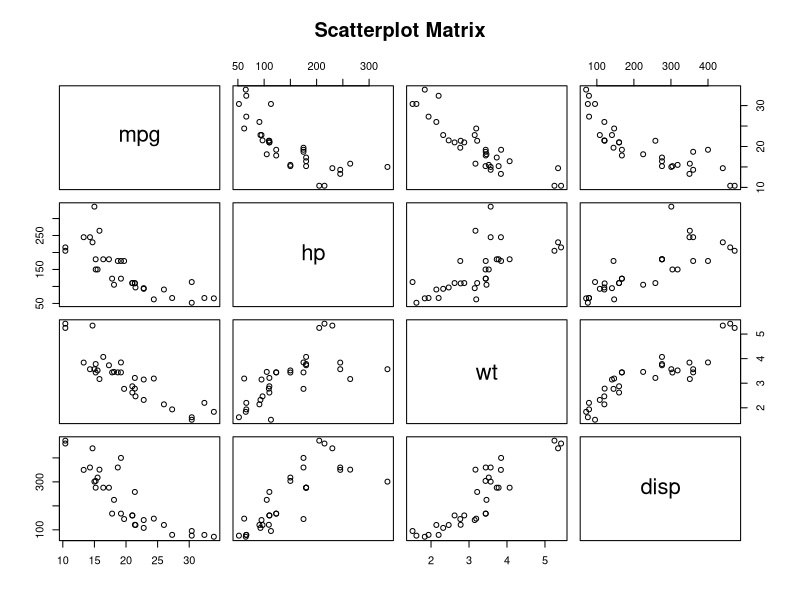

Source code (R):
data(mtcars)
head(mtcars)
summary(mtcars)
pairs(mtcars[, c("mpg", "hp", "wt", "disp")],
      main = "Scatterplot Matrix")


